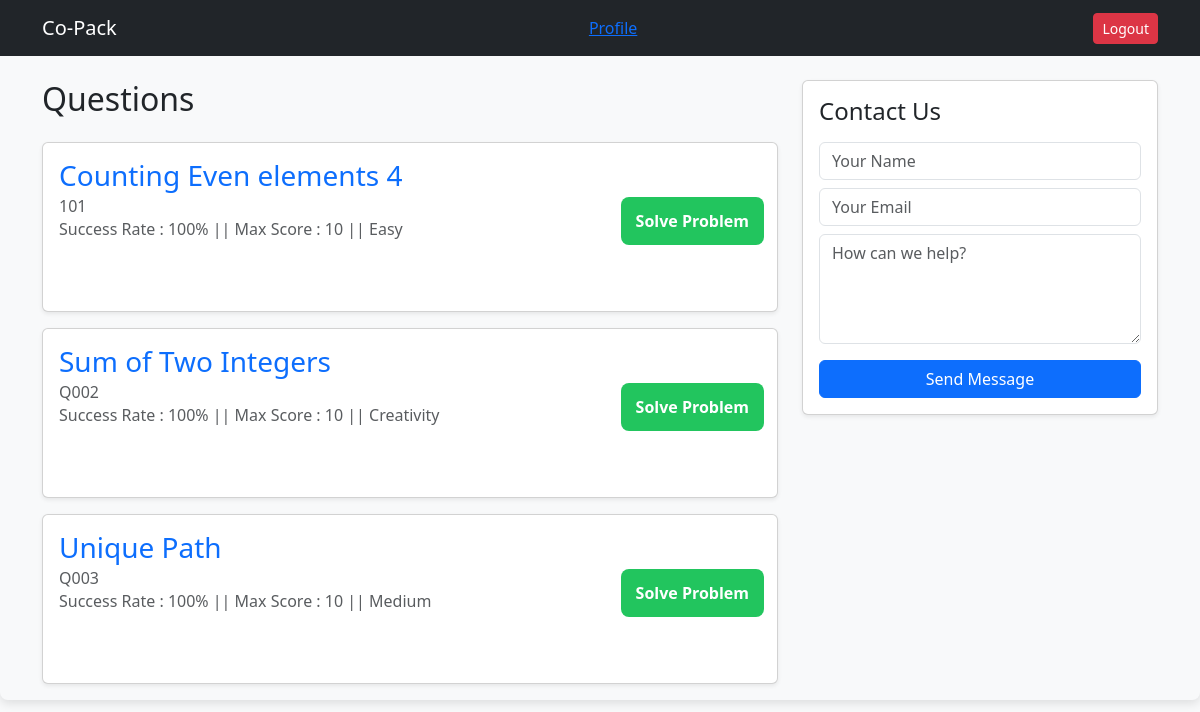
The app's page /student_problem_view (signed in) with its own data.
### app.py (models this page shows)
class Question(db.Model):
    id = db.Column(db.Integer, primary_key=True)
    question_id = db.Column(db.String(10), unique=True)
    title = db.Column(db.String(100))
    description = db.Column(db.Text)
    input_format = db.Column(db.Text)
    constraints = db.Column(db.Text)
    output_format = db.Column(db.Text)
    explanation = db.Column(db.Text)
    difficulty = db.Column(db.String(50))
    test_cases = db.relationship('TestCase', backref='question', cascade="all, delete-orphan")

### app.py (the view)
@app.route('/student_problem_view',methods = ['GET','POST'])
def student_problem_view() :
    questions = Question.query.all()
    student = Student.query.all()
    return render_template("student_problem_view.html", questions=questions)

### app.py (called while the page is built)
@login_manager.user_loader
def load_user(user_id):
    return User.query.get(int(user_id))

### templates/student_problem_view.html (shortened to what this page needs)
<!DOCTYPE html>
<html>
<html lang="en">
<head>
    <link rel="stylesheet" href="{{ url_for('static', filename='css/student_problem_view.css') }}">
    <link href="https://cdn.jsdelivr.net/npm/bootstrap@5.3.0/dist/css/bootstrap.min.css" rel="stylesheet">
</head>
<body>
    <body class="bg-light">
        <nav class="navbar navbar-dark bg-dark mb-4">
            <div class="container">
                <a class="navbar-brand font-weight-bold" href="#">Co-Pack</a>
                <a href="{{ url_for('student_profile', username=current_user.username) }}">Profile</a>
                <a href="/logout" class="btn btn-danger btn-sm">Logout</a>
            </div>
        </nav>
        <div class="container">
            <div class="row">
                <div class="col-md-8">
                    <h2 class="mb-4">Questions</h2>
                    {% for q in questions %}
                    <div class="card mb-3 shadow-sm">
                        <div class="card-body">
                            <h3 class="card-title text-primary">{{ q.title }}</h3>
                            <h6 class="card-subtitle mb-2 text-muted">{{ q.question_id }} </h6>
                            <h6 class="card-subtitle mb-2 text-muted">Success Rate : 100% || Max Score : 10 || {{
                                q.difficulty }}</h6>
                            <a class="solve_btn" href="{{ url_for('solve_and_compiler_page', id=q.id) }}">Solve
                                Problem</a>
                        </div>
                    </div>
                    {% endfor %}
                </div>
                <div class="col-md-4">
                    <div class="card shadow-sm">
                        <div class="card-body">
                            <h4 class="mb-3">Contact Us</h4>
                            <form action="/contact" method="POST">
                                <input type="text" name="name" class="form-control mb-2" placeholder="Your Name"
                                    required>
                                <input type="email" name="email" class="form-control mb-2" placeholder="Your Email"
                                    required>
                                <textarea name="content" class="form-control mb-3" placeholder="How can we help?"
                                    rows="4" required></textarea>
                                <button class="btn btn-primary w-100">Send Message</button>
                            </form>
                        </div>
                    </div>
                </div>
            </div>
        </div>
    </body>
</html>
</html>

### static/css/student_problem_view.css (style rules this page uses)
body { margin: 0px; padding: 0px; font-family: 'Segoe UI', Arial, sans-serif; background-color: #f4f7f6; color: #333; max-width: 100%; background: white; border-radius: 8px; box-shadow: 0 4px 10px rgba(0,0,0,0.1); }
input { width: 95%; margin: 10px 0; padding: 12px; border: 1px solid #ddd; border-radius: 4px; }
button { width: 100%; padding: 12px; border: none; border-radius: 4px; cursor: pointer; font-weight: bold; }
.solve_btn { display: inline-block; position: relative; left: 80%; top: -50px; padding: 12px 15px; background: #22c55e; color: white; text-decoration: none; font-weight: 600; border-radius: 8px; transition: 0.3s ease; }

### records on screen
Question: title "Counting Even elements 4", question_id "101", difficulty "Easy"
Question: title "Sum of Two Integers", question_id "Q002", difficulty "Creativity"
Question: title "Unique Path", question_id "Q003", difficulty "Medium"
